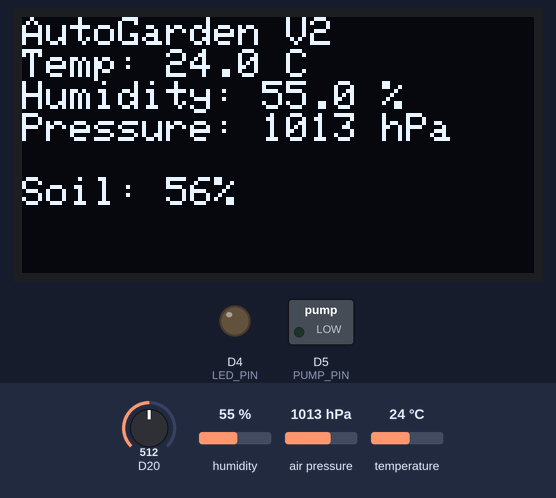
Simulated run of this sketch. Board: Arduino Zero (SAMD21). On the bench: 128×64 one-colour display, switched loads named in the sketch (green lamp = pin HIGH), output pins drawn as LEDs (lit = HIGH). The inputs (shaded band) are chosen by the test bench; at power-on: D20 = 512, humidity 55 %, air pressure 1013 hPa, temperature 24 °C (analog values on the 0–1023 scale). What the sketch prints to the serial monitor is not drawn.

Above: at 4.5 s.
4.6 s: D20 set to 528
At 5.95 s:
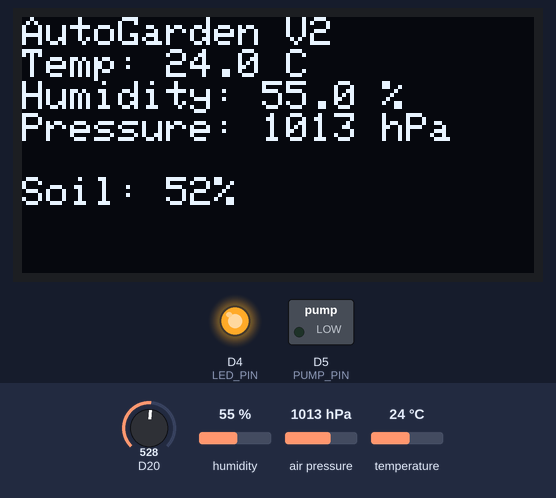
11.0 s: D20 set to 556
At 19.0 s:
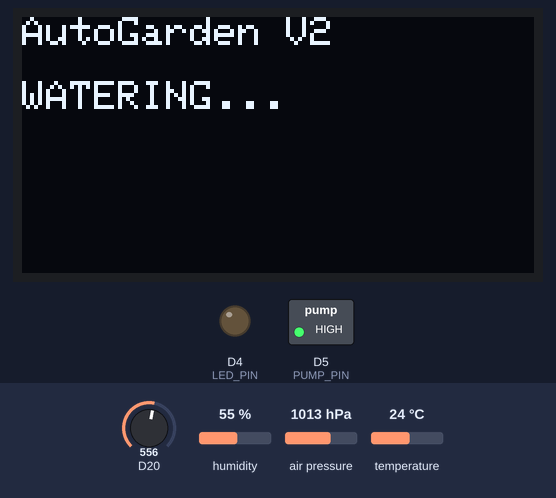
26.9 s: humidity set to 22 %
At 28.5 s:
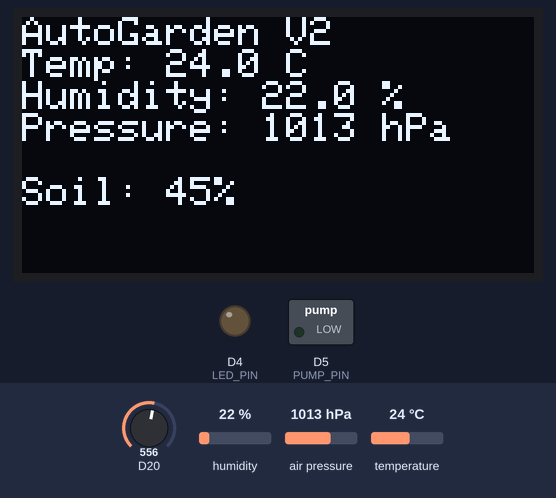
Timing chart, 0 to 36.6 s (numbered marks = the images above; inputs shaded):
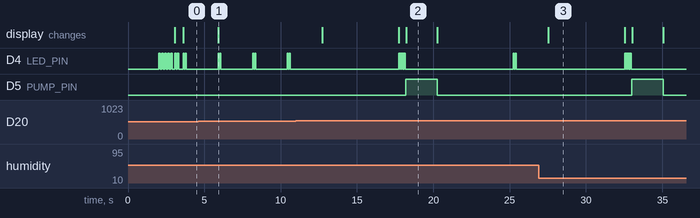

The sketch:

V2allsystems.ino
```cpp
#include <Wire.h>
#include <Adafruit_Sensor.h>
#include <Adafruit_BME280.h>
#include <Adafruit_GFX.h>
#include <Adafruit_SSD1306.h>

// -------------------- Pins --------------------
#define LED_PIN   4

#define SDA_PIN   9
#define SCL_PIN   8

// IMPORTANT: Change this to the GPIO connected to the soil sensor signal.
#define SOIL_PIN  6

#define PUMP_PIN 5

// -------------------- OLED --------------------
#define SCREEN_WIDTH  128
#define SCREEN_HEIGHT 64
#define OLED_RESET    -1


// -------------------- Watering Settings --------------------
const int WATER_THRESHOLD = 50;  // Water when soil moisture < 50%
const int PUMP_TIME = 2000;      // Pump runs for 2 seconds
const int SOAK_TIME = 5000;      // Wait 5 seconds after watering


Adafruit_SSD1306 display(
  SCREEN_WIDTH,
  SCREEN_HEIGHT,
  &Wire,
  OLED_RESET
);

// -------------------- Sensors --------------------
Adafruit_BME280 bme;

bool bmeFound = false;
bool oledFound = false;

uint8_t bmeAddress = 0;
uint8_t oledAddress = 0;

// ------------------------------------------------

void blinkLED(int onTime, int offTime, int count)
{
  for (int i = 0; i < count; i++)
  {
    digitalWrite(LED_PIN, HIGH);
    delay(onTime);

    digitalWrite(LED_PIN, LOW);
    delay(offTime);
  }
}

bool i2cDeviceExists(uint8_t address)
{
  Wire.beginTransmission(address);
  return Wire.endTransmission() == 0;
}

bool initializeBME280()
{
  if (i2cDeviceExists(0x76) && bme.begin(0x76))
  {
    bmeAddress = 0x76;
    return true;
  }

  if (i2cDeviceExists(0x77) && bme.begin(0x77))
  {
    bmeAddress = 0x77;
    return true;
  }

  return false;
}

bool initializeOLED()
{
  if (i2cDeviceExists(0x3C))
  {
    oledAddress = 0x3C;

    if (display.begin(
          SSD1306_SWITCHCAPVCC,
          oledAddress
        ))
    {
      return true;
    }
  }

  if (i2cDeviceExists(0x3D))
  {
    oledAddress = 0x3D;

    if (display.begin(
          SSD1306_SWITCHCAPVCC,
          oledAddress
        ))
    {
      return true;
    }
  }

  return false;
}

int readSoilSensor()
{
  const int sampleCount = 20;
  long total = 0;

  for (int i = 0; i < sampleCount; i++)
  {
    total += analogRead(SOIL_PIN);
    delay(5);
  }

  return total / sampleCount;
}


int getSoilMoisturePercent()
{
  const int samples = 20;
  long total = 0;

  for (int i = 0; i < samples; i++)
  {
    total += analogRead(SOIL_PIN);
    delay(5);
  }

  int raw = total / samples;

  // Replace these with YOUR measured values
  const int DRY_VALUE = 3000;
  const int WET_VALUE = 1300;

  int moisture = map(raw, DRY_VALUE, WET_VALUE, 0, 100);

  // Prevent values below 0% or above 100%
  moisture = constrain(moisture, 0, 100);

  return moisture;
}


void printI2CDevices()
{
  Serial.println("Scanning I2C bus...");

  int devicesFound = 0;

  for (uint8_t address = 1; address < 127; address++)
  {
    if (i2cDeviceExists(address))
    {
      Serial.print("I2C device found at 0x");

      if (address < 16)
      {
        Serial.print("0");
      }

      Serial.println(address, HEX);
      devicesFound++;
    }
  }

  if (devicesFound == 0)
  {
    Serial.println("No I2C devices found.");
  }

  Serial.println();
}

void showStartupScreen()
{
  display.clearDisplay();
  display.setTextColor(SSD1306_WHITE);
  display.setTextSize(1);

  display.setCursor(0, 0);
  display.println("AutoGarden V2");
  display.println();

  display.print("BME280: ");
  display.println(bmeFound ? "OK" : "FAIL");

  display.print("Soil ADC: GPIO ");
  display.println(SOIL_PIN);

  display.println();
  display.println("Starting...");

  display.display();
}

void pumpOn()
{
  digitalWrite(PUMP_PIN, HIGH);
  Serial.println("PUMP ON");

  if (oledFound)
  {
    display.clearDisplay();
    display.setTextColor(SSD1306_WHITE);
    display.setTextSize(1);
    display.setCursor(0, 0);

    display.println("AutoGarden V2");
    display.println();
    display.println("WATERING...");
    display.display();
  }
}

void pumpOff()
{
  digitalWrite(PUMP_PIN, LOW);
  Serial.println("PUMP OFF");
}

void waterPlant()
{

  Serial.println("Soil is dry - watering!");
  display.clearDisplay();
  display.setTextColor(SSD1306_WHITE);
  display.setTextSize(1);
  display.setCursor(0, 0);

  display.println("AutoGarden V2");
  display.println();
  display.println("Watering...");
  display.display();

  blinkLED(60, 30, 5);

  // delay(PUMP_TIME);
  pumpOn();
  delay(PUMP_TIME);


  display.clearDisplay();
  display.setCursor(0, 0);
  display.println("AutoGarden V2");
  display.println();
  display.println("Soaking...");
  display.display();

  // delay(SOAK_TIME);
  pumpOff();

  Serial.println("Waiting for water to soak in...");
  delay(SOAK_TIME);
}


void setup()
{
  Serial.begin(115200);
  delay(2000);

  pinMode(LED_PIN, OUTPUT);
  digitalWrite(LED_PIN, LOW);

  pinMode(SOIL_PIN, INPUT);

  pinMode(PUMP_PIN, OUTPUT);

// VERY important: make sure pump starts OFF
  digitalWrite(PUMP_PIN, LOW);


  analogReadResolution(12);

  Wire.begin(SDA_PIN, SCL_PIN);

  Serial.println();
  Serial.println("========================");
  Serial.println("AutoGarden V2 Test");
  Serial.println("========================");

  blinkLED(100, 100, 5);

  printI2CDevices();

  bmeFound = initializeBME280();
  oledFound = initializeOLED();

  Serial.print("BME280: ");
  Serial.println(bmeFound ? "FOUND" : "NOT FOUND");

  if (bmeFound)
  {
    Serial.print("BME280 address: 0x");
    Serial.println(bmeAddress, HEX);
  }

  Serial.print("OLED: ");
  Serial.println(oledFound ? "FOUND" : "NOT FOUND");

  if (oledFound)
  {
    Serial.print("OLED address: 0x");
    Serial.println(oledAddress, HEX);

    showStartupScreen();
  }

  if (bmeFound && oledFound)
  {
    // Everything initialized
    blinkLED(80, 80, 2);
  }
  else
  {
    // Something failed
    blinkLED(500, 300, 3);
  }
}

void loop()
{
  int soilRaw = readSoilSensor();

  float soilVoltage =
    soilRaw * (3.3 / 4095.0);

  float temperature = NAN;
  float humidity = NAN;
  float pressure = NAN;

  if (bmeFound)
  {
    temperature = bme.readTemperature();
    humidity = bme.readHumidity();
    pressure = bme.readPressure() / 100.0F;
  }

  // ---------------- Serial output ----------------

  Serial.println("------------------------");

  if (bmeFound)
  {
    Serial.print("Temperature: ");
    Serial.print(temperature, 2);
    Serial.println(" C");

    Serial.print("Humidity: ");
    Serial.print(humidity, 2);
    Serial.println(" %");

    Serial.print("Pressure: ");
    Serial.print(pressure, 2);
    Serial.println(" hPa");
  }
  else
  {
    Serial.println("BME280 unavailable");
  }

  Serial.print("Soil raw ADC: ");
  Serial.println(soilRaw);

  Serial.print("Soil voltage: ");
  Serial.print(soilVoltage, 3);
  Serial.println(" V");

  int soilMoisture = getSoilMoisturePercent();

  Serial.print("Soil Moisture: ");
  Serial.print(soilMoisture);
  Serial.println("%");

  // if (soilMoisture < WATER_THRESHOLD)
  // {
  //   waterPlant();
  // }
  // ---------------- OLED output ----------------

  if (oledFound)
  {
    display.clearDisplay();
    display.setTextColor(SSD1306_WHITE);
    display.setTextSize(1);

    display.setCursor(0, 0);
    display.println("AutoGarden V2");

    if (bmeFound)
    {
      display.print("Temp: ");
      display.print(temperature, 1);
      display.println(" C");

      display.print("Humidity: ");
      display.print(humidity, 1);
      display.println(" %");

      display.print("Pressure: ");
      display.print(pressure, 0);
      display.println(" hPa");
    }
    else
    {
      display.println("BME280: ERROR");
    }

    display.println();

    // display.print("Soil raw: ");
    // display.println(soilRaw);

    // display.print("Voltage: ");
    // display.print(soilVoltage, 2);
    // display.println(" V");

    display.print("Soil: ");
    display.print(soilMoisture);
    display.println("%");

    display.display();

    if (soilMoisture < WATER_THRESHOLD)
    {
      // display.clearDisplay();
      // display.setTextColor(SSD1306_WHITE);
      // display.setTextSize(1);
      // display.setCursor(0, 0);

      // display.println("AutoGarden V2");
      // display.println();
      // display.println("Watering...");
      // display.display();

      // blinkLED(60, 30, 5);

      // delay(PUMP_TIME);

      // display.clearDisplay();
      // display.setCursor(0, 0);
      // display.println("AutoGarden V2");
      // display.println();
      // display.println("Soaking...");
      // display.display();

      // delay(SOAK_TIME);
      delay(5000);
      waterPlant();

    }

  }


  // Two quick flashes = main loop working
  blinkLED(60, 60, 2);

  delay(1800);
}
```

Measured:
- the behaviour switches between 537 and 538 on D20 (found by bisection; images 1 and 2)
- after the input at 4.6 s, the display: changes after 1.3 s (image 1)
- after the input at 11.0 s, D5 (PUMP_PIN): LOW → HIGH after 7.2 s, → LOW 2.1 s later; the display: first changes after 1.7 s (image 2 shows a later state)
- what the display in image 2 shows lasts 2.0 s, from 18.2 s to 20.2 s
